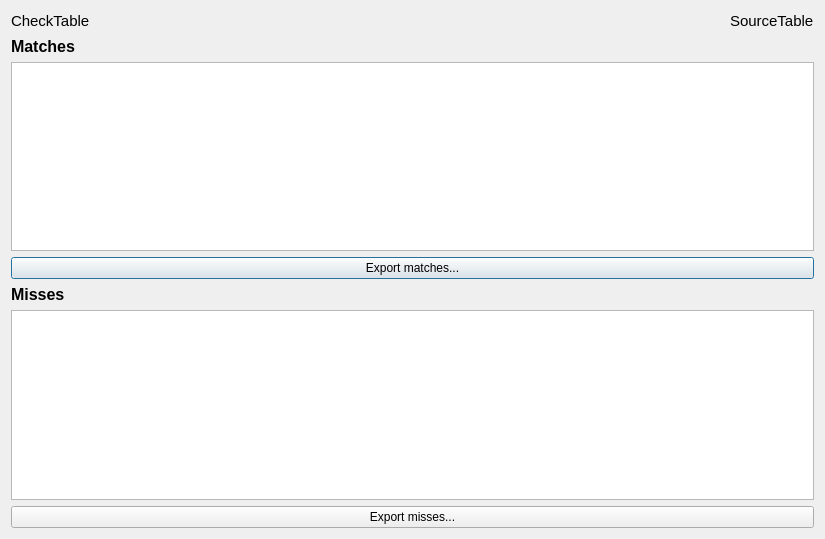
<?xml version="1.0" encoding="UTF-8"?>
<ui version="4.0">
 <class>CompareReport</class>
 <widget class="QDialog" name="CompareReport">
  <property name="windowModality">
   <enum>Qt::ApplicationModal</enum>
  </property>
  <property name="geometry">
   <rect>
    <x>0</x>
    <y>0</y>
    <width>825</width>
    <height>539</height>
   </rect>
  </property>
  <property name="windowTitle">
   <string>Verification</string>
  </property>
  <layout class="QVBoxLayout" name="verticalLayout_3">
   <item>
    <layout class="QHBoxLayout" name="horizontalLayout">
     <item>
      <widget class="QLabel" name="labelCheckTabel">
       <property name="font">
        <font>
         <pointsize>11</pointsize>
        </font>
       </property>
       <property name="text">
        <string>CheckTable</string>
       </property>
      </widget>
     </item>
     <item>
      <spacer name="horizontalSpacer">
       <property name="orientation">
        <enum>Qt::Horizontal</enum>
       </property>
       <property name="sizeHint" stdset="0">
        <size>
         <width>40</width>
         <height>20</height>
        </size>
       </property>
      </spacer>
     </item>
     <item>
      <widget class="QLabel" name="labelSourceTable">
       <property name="font">
        <font>
         <pointsize>11</pointsize>
        </font>
       </property>
       <property name="text">
        <string>SourceTable</string>
       </property>
      </widget>
     </item>
    </layout>
   </item>
   <item>
    <layout class="QVBoxLayout" name="verticalLayout">
     <item>
      <widget class="QLabel" name="label">
       <property name="font">
        <font>
         <pointsize>12</pointsize>
         <weight>75</weight>
         <bold>true</bold>
        </font>
       </property>
       <property name="text">
        <string>Matches</string>
       </property>
      </widget>
     </item>
     <item>
      <widget class="QPlainTextEdit" name="plainTextEditMatches"/>
     </item>
     <item>
      <widget class="QPushButton" name="pushButtonSaveMatches">
       <property name="text">
        <string>Export matches...</string>
       </property>
      </widget>
     </item>
    </layout>
   </item>
   <item>
    <layout class="QVBoxLayout" name="verticalLayout_2">
     <item>
      <widget class="QLabel" name="label_2">
       <property name="font">
        <font>
         <pointsize>12</pointsize>
         <weight>75</weight>
         <bold>true</bold>
        </font>
       </property>
       <property name="text">
        <string>Misses</string>
       </property>
      </widget>
     </item>
     <item>
      <widget class="QPlainTextEdit" name="plainTextEditMisses"/>
     </item>
     <item>
      <widget class="QPushButton" name="pushButtonSaveMisses">
       <property name="text">
        <string>Export misses...</string>
       </property>
      </widget>
     </item>
    </layout>
   </item>
  </layout>
 </widget>
 <resources/>
 <connections/>
</ui>
